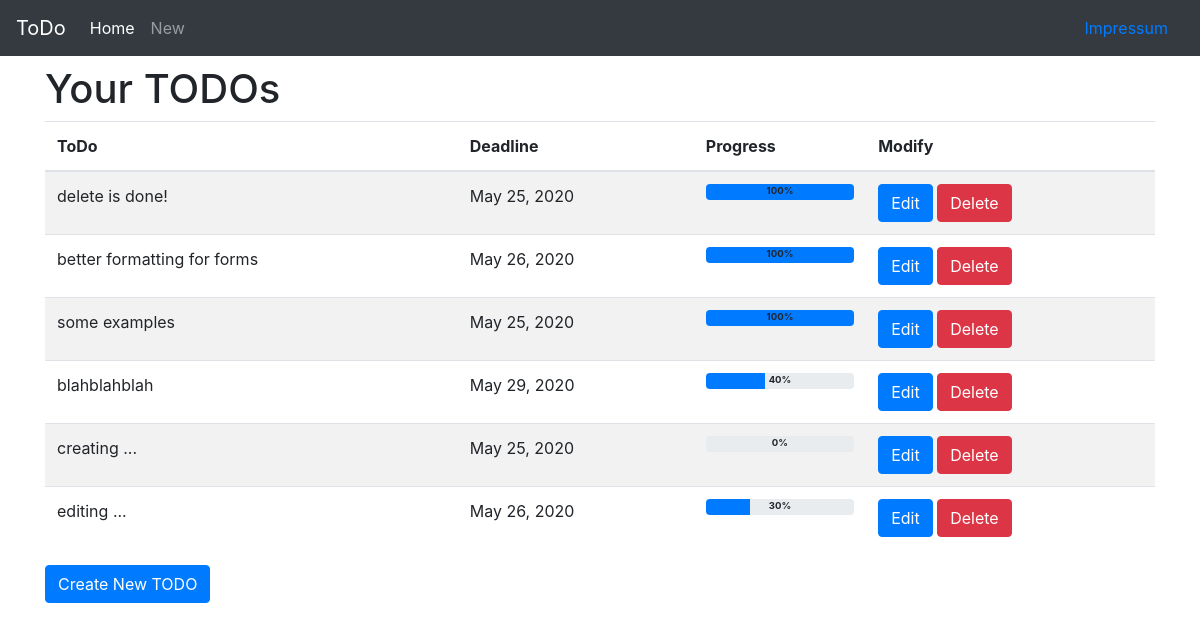
The app's page /todo_tracker/overview/ with its own data.
### todo_tracker/models.py (models this page shows, shortened)
class Todo(models.Model):
    todo_text = models.CharField(max_length=160)
    deadline = models.DateField(default=date.today, null=True)
    progress = models.PositiveIntegerField(default=0, validators=[MaxValueValidator(100)], null=True)

### todo_tracker/views.py (the view)
# urls.py: path('overview/', views.overview, name='overview'),
def overview(request):
    todos = Todo.objects.all()
    context = {'todos': todos}
    return render(request, 'todo_tracker/overview.html', context)

### todo_tracker/templates/todo_tracker/overview.html (shortened to what this page needs)
{% extends 'todo_tracker/main.html' %}
{% block content %}
<main>
	<div class="container">
		<h1>Your TODOs</h1>
		<table class="table table-hover table-striped">
			<thead>
				<tr>
					<th scope="col">ToDo</th>
					<th scope="col">Deadline</th>
					<th scope="col">Progress</th>
					<th scope="col">Modify</th>
				</tr>
			</thead>
			<tbody>
			{% for todo in todos %}
				<tr>
					<td>{{todo.todo_text}}</td>
					<td>{{todo.deadline}}</td>
					<td>
						<div class="progress position-relative">
							<div class="progress-bar" role="progressbar" style="width: {{todo.progress}}%;" aria-valuenow="{{todo.progress}}" aria-valuemin="0" aria-valuemax="100"></div>
							<small class="justify-content-center d-flex position-absolute w-100 font-weight-bold">{{todo.progress}}%</small>
						</div>
					</td>
					<td>
						<form action="{% url 'deletetodo' todo.id %}" method="POST">
							<a href="{% url 'edittodo' todo.id %}" class="btn btn-primary btn-autosize" role="button">Edit</a>
							<button type="submit" class="btn btn-danger btn-autosize">Delete</button>
						</form>
					</td>
				</tr>
			{%endfor%}
			</tbody>
		</table>
		<a href="{% url 'newtodo' %}" class="btn btn-primary" role="button">Create New TODO</a>
	</div>
</main>
{% endblock %}

### todo_tracker/templates/todo_tracker/main.html (shortened to what this page needs)
<!doctype html>
<html>
  <head>
		<link rel="stylesheet" href="https://stackpath.bootstrapcdn.com/bootstrap/4.4.1/css/bootstrap.min.css">
  </head>
  <body>
		<header>
			<nav class="navbar navbar-expand-md navbar-dark bg-dark fixed-top">
				<a class="navbar-brand">ToDo</a>
				<div class="collapse navbar-collapse" id="navbarsExampleDefault">
					<ul class="navbar-nav mr-auto">
						<li class="nav-item active">
							<a class="nav-link" href="{% url 'overview' %}">Home</a>
						</li>
						<li class="nav-item">
							<a class="nav-link" href="{% url 'newtodo' %}">New</a>
						</li>
					</ul>
				</div>
				<a class="nav-link" href="{% url 'impressum' %}">Impressum</a>
			</nav>
		</header>
    {% block content %}
    {% endblock %}
  </body>
</html>

### todo_tracker/templates/todo_tracker/main.html (style rules this page uses)
body { padding-top: 65px; padding-bottom: 5%; }

### records on screen
Todo: todo_text "delete is done!", deadline "May 25, 2020", progress "100"
Todo: todo_text "better formatting for forms", deadline "May 26, 2020", progress "100"
Todo: todo_text "some examples", deadline "May 25, 2020", progress "100"
Todo: todo_text "blahblahblah", deadline "May 29, 2020", progress "40"
Todo: todo_text "creating ...", deadline "May 25, 2020", progress "0"
Todo: todo_text "editing ...", deadline "May 26, 2020", progress "30"
